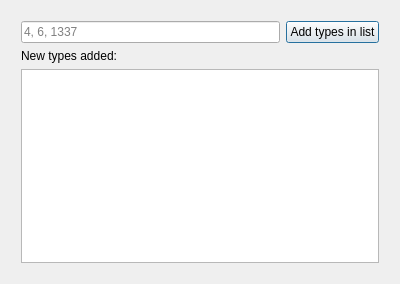
<?xml version="1.0" encoding="UTF-8"?>
<ui version="4.0">
 <class>DialogAddTypes</class>
 <widget class="QDialog" name="DialogAddTypes">
  <property name="geometry">
   <rect>
    <x>0</x>
    <y>0</y>
    <width>400</width>
    <height>284</height>
   </rect>
  </property>
  <property name="windowTitle">
   <string>Add new types</string>
  </property>
  <layout class="QVBoxLayout" name="verticalLayout">
   <item>
    <layout class="QVBoxLayout" name="verticalLayout_2">
     <property name="leftMargin">
      <number>10</number>
     </property>
     <property name="topMargin">
      <number>10</number>
     </property>
     <property name="rightMargin">
      <number>10</number>
     </property>
     <property name="bottomMargin">
      <number>10</number>
     </property>
     <item>
      <layout class="QHBoxLayout" name="horizontalLayout">
       <item>
        <widget class="QLineEdit" name="typesInputTe">
         <property name="placeholderText">
          <string>4, 6, 1337</string>
         </property>
        </widget>
       </item>
       <item>
        <widget class="QPushButton" name="checkAndAddBtn">
         <property name="text">
          <string>Add types in list</string>
         </property>
        </widget>
       </item>
      </layout>
     </item>
     <item>
      <widget class="QLabel" name="addNewTypesAddedLabel">
       <property name="text">
        <string>New types added:</string>
       </property>
      </widget>
     </item>
     <item>
      <widget class="QListWidget" name="typesLw"/>
     </item>
    </layout>
   </item>
  </layout>
 </widget>
 <resources/>
 <connections/>
</ui>
